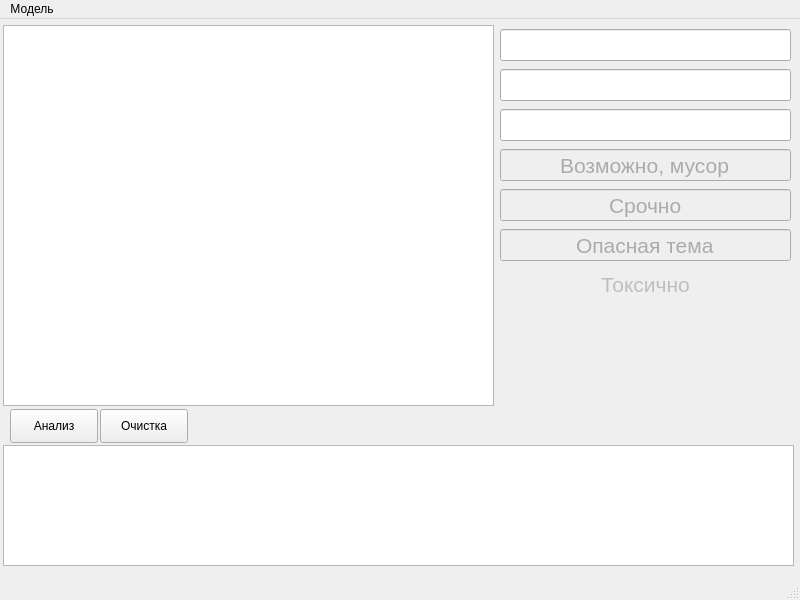
<?xml version="1.0" encoding="UTF-8"?>
<ui version="4.0">
 <class>MainWindow</class>
 <widget class="QMainWindow" name="MainWindow">
  <property name="geometry">
   <rect>
    <x>0</x>
    <y>0</y>
    <width>800</width>
    <height>600</height>
   </rect>
  </property>
  <property name="windowTitle">
   <string>Обращения граждан</string>
  </property>
  <property name="windowIcon">
   <iconset>
    <normaloff>phone_receiver.png</normaloff>phone_receiver.png</iconset>
  </property>
  <widget class="QWidget" name="centralwidget">
   <widget class="QTextEdit" name="pte_input">
    <property name="geometry">
     <rect>
      <x>3</x>
      <y>6</y>
      <width>491</width>
      <height>381</height>
     </rect>
    </property>
   </widget>
   <widget class="QTextEdit" name="pte_messages">
    <property name="geometry">
     <rect>
      <x>3</x>
      <y>426</y>
      <width>791</width>
      <height>121</height>
     </rect>
    </property>
   </widget>
   <widget class="QPushButton" name="btn_analysis">
    <property name="geometry">
     <rect>
      <x>10</x>
      <y>390</y>
      <width>88</width>
      <height>34</height>
     </rect>
    </property>
    <property name="text">
     <string>Анализ</string>
    </property>
    <property name="checkable">
     <bool>true</bool>
    </property>
   </widget>
   <widget class="QPushButton" name="btn_clear_input">
    <property name="geometry">
     <rect>
      <x>100</x>
      <y>390</y>
      <width>88</width>
      <height>34</height>
     </rect>
    </property>
    <property name="text">
     <string>Очистка</string>
    </property>
   </widget>
   <widget class="QLineEdit" name="le_group">
    <property name="geometry">
     <rect>
      <x>500</x>
      <y>10</y>
      <width>291</width>
      <height>32</height>
     </rect>
    </property>
    <property name="readOnly">
     <bool>true</bool>
    </property>
   </widget>
   <widget class="QLineEdit" name="le_theme">
    <property name="geometry">
     <rect>
      <x>500</x>
      <y>50</y>
      <width>291</width>
      <height>32</height>
     </rect>
    </property>
    <property name="readOnly">
     <bool>true</bool>
    </property>
   </widget>
   <widget class="QLineEdit" name="le_trash">
    <property name="enabled">
     <bool>false</bool>
    </property>
    <property name="geometry">
     <rect>
      <x>500</x>
      <y>130</y>
      <width>291</width>
      <height>32</height>
     </rect>
    </property>
    <property name="palette">
     <palette>
      <active>
       <colorrole role="WindowText">
        <brush brushstyle="SolidPattern">
         <color alpha="255">
          <red>255</red>
          <green>255</green>
          <blue>0</blue>
         </color>
        </brush>
       </colorrole>
       <colorrole role="Text">
        <brush brushstyle="SolidPattern">
         <color alpha="255">
          <red>0</red>
          <green>255</green>
          <blue>255</blue>
         </color>
        </brush>
       </colorrole>
       <colorrole role="PlaceholderText">
        <brush brushstyle="SolidPattern">
         <color alpha="128">
          <red>170</red>
          <green>171</green>
          <blue>172</blue>
         </color>
        </brush>
       </colorrole>
      </active>
      <inactive>
       <colorrole role="WindowText">
        <brush brushstyle="SolidPattern">
         <color alpha="255">
          <red>255</red>
          <green>255</green>
          <blue>0</blue>
         </color>
        </brush>
       </colorrole>
       <colorrole role="Text">
        <brush brushstyle="SolidPattern">
         <color alpha="255">
          <red>0</red>
          <green>255</green>
          <blue>255</blue>
         </color>
        </brush>
       </colorrole>
       <colorrole role="PlaceholderText">
        <brush brushstyle="SolidPattern">
         <color alpha="128">
          <red>170</red>
          <green>171</green>
          <blue>172</blue>
         </color>
        </brush>
       </colorrole>
      </inactive>
      <disabled>
       <colorrole role="WindowText">
        <brush brushstyle="SolidPattern">
         <color alpha="255">
          <red>160</red>
          <green>161</green>
          <blue>163</blue>
         </color>
        </brush>
       </colorrole>
       <colorrole role="Text">
        <brush brushstyle="SolidPattern">
         <color alpha="255">
          <red>170</red>
          <green>171</green>
          <blue>172</blue>
         </color>
        </brush>
       </colorrole>
       <colorrole role="PlaceholderText">
        <brush brushstyle="SolidPattern">
         <color alpha="128">
          <red>35</red>
          <green>38</green>
          <blue>41</blue>
         </color>
        </brush>
       </colorrole>
      </disabled>
     </palette>
    </property>
    <property name="font">
     <font>
      <pointsize>16</pointsize>
     </font>
    </property>
    <property name="acceptDrops">
     <bool>false</bool>
    </property>
    <property name="text">
     <string>Возможно, мусор</string>
    </property>
    <property name="alignment">
     <set>Qt::AlignCenter</set>
    </property>
    <property name="readOnly">
     <bool>true</bool>
    </property>
   </widget>
   <widget class="QLineEdit" name="le_contractor">
    <property name="geometry">
     <rect>
      <x>500</x>
      <y>90</y>
      <width>291</width>
      <height>32</height>
     </rect>
    </property>
    <property name="readOnly">
     <bool>true</bool>
    </property>
   </widget>
   <widget class="QLabel" name="lb_toxic">
    <property name="enabled">
     <bool>false</bool>
    </property>
    <property name="geometry">
     <rect>
      <x>500</x>
      <y>250</y>
      <width>291</width>
      <height>31</height>
     </rect>
    </property>
    <property name="font">
     <font>
      <pointsize>16</pointsize>
     </font>
    </property>
    <property name="text">
     <string>Токсично</string>
    </property>
    <property name="alignment">
     <set>Qt::AlignCenter</set>
    </property>
   </widget>
   <widget class="QLineEdit" name="le_urgent">
    <property name="enabled">
     <bool>false</bool>
    </property>
    <property name="geometry">
     <rect>
      <x>500</x>
      <y>170</y>
      <width>291</width>
      <height>32</height>
     </rect>
    </property>
    <property name="palette">
     <palette>
      <active>
       <colorrole role="WindowText">
        <brush brushstyle="SolidPattern">
         <color alpha="255">
          <red>0</red>
          <green>0</green>
          <blue>0</blue>
         </color>
        </brush>
       </colorrole>
       <colorrole role="Text">
        <brush brushstyle="SolidPattern">
         <color alpha="255">
          <red>255</red>
          <green>0</green>
          <blue>0</blue>
         </color>
        </brush>
       </colorrole>
       <colorrole role="PlaceholderText">
        <brush brushstyle="SolidPattern">
         <color alpha="128">
          <red>170</red>
          <green>171</green>
          <blue>172</blue>
         </color>
        </brush>
       </colorrole>
      </active>
      <inactive>
       <colorrole role="WindowText">
        <brush brushstyle="SolidPattern">
         <color alpha="255">
          <red>0</red>
          <green>0</green>
          <blue>0</blue>
         </color>
        </brush>
       </colorrole>
       <colorrole role="Text">
        <brush brushstyle="SolidPattern">
         <color alpha="255">
          <red>255</red>
          <green>0</green>
          <blue>0</blue>
         </color>
        </brush>
       </colorrole>
       <colorrole role="PlaceholderText">
        <brush brushstyle="SolidPattern">
         <color alpha="128">
          <red>170</red>
          <green>171</green>
          <blue>172</blue>
         </color>
        </brush>
       </colorrole>
      </inactive>
      <disabled>
       <colorrole role="WindowText">
        <brush brushstyle="SolidPattern">
         <color alpha="255">
          <red>160</red>
          <green>161</green>
          <blue>163</blue>
         </color>
        </brush>
       </colorrole>
       <colorrole role="Text">
        <brush brushstyle="SolidPattern">
         <color alpha="255">
          <red>170</red>
          <green>171</green>
          <blue>172</blue>
         </color>
        </brush>
       </colorrole>
       <colorrole role="PlaceholderText">
        <brush brushstyle="SolidPattern">
         <color alpha="128">
          <red>35</red>
          <green>38</green>
          <blue>41</blue>
         </color>
        </brush>
       </colorrole>
      </disabled>
     </palette>
    </property>
    <property name="font">
     <font>
      <pointsize>16</pointsize>
     </font>
    </property>
    <property name="acceptDrops">
     <bool>false</bool>
    </property>
    <property name="text">
     <string>Срочно</string>
    </property>
    <property name="alignment">
     <set>Qt::AlignCenter</set>
    </property>
    <property name="readOnly">
     <bool>true</bool>
    </property>
   </widget>
   <widget class="QLineEdit" name="le_danger">
    <property name="enabled">
     <bool>false</bool>
    </property>
    <property name="geometry">
     <rect>
      <x>500</x>
      <y>210</y>
      <width>291</width>
      <height>32</height>
     </rect>
    </property>
    <property name="palette">
     <palette>
      <active>
       <colorrole role="Text">
        <brush brushstyle="SolidPattern">
         <color alpha="255">
          <red>255</red>
          <green>0</green>
          <blue>255</blue>
         </color>
        </brush>
       </colorrole>
       <colorrole role="PlaceholderText">
        <brush brushstyle="SolidPattern">
         <color alpha="128">
          <red>255</red>
          <green>0</green>
          <blue>255</blue>
         </color>
        </brush>
       </colorrole>
      </active>
      <inactive>
       <colorrole role="Text">
        <brush brushstyle="SolidPattern">
         <color alpha="255">
          <red>255</red>
          <green>0</green>
          <blue>255</blue>
         </color>
        </brush>
       </colorrole>
       <colorrole role="PlaceholderText">
        <brush brushstyle="SolidPattern">
         <color alpha="128">
          <red>255</red>
          <green>0</green>
          <blue>255</blue>
         </color>
        </brush>
       </colorrole>
      </inactive>
      <disabled>
       <colorrole role="Text">
        <brush brushstyle="SolidPattern">
         <color alpha="255">
          <red>170</red>
          <green>171</green>
          <blue>172</blue>
         </color>
        </brush>
       </colorrole>
       <colorrole role="PlaceholderText">
        <brush brushstyle="SolidPattern">
         <color alpha="128">
          <red>35</red>
          <green>38</green>
          <blue>41</blue>
         </color>
        </brush>
       </colorrole>
      </disabled>
     </palette>
    </property>
    <property name="font">
     <font>
      <pointsize>16</pointsize>
     </font>
    </property>
    <property name="text">
     <string>Опасная тема</string>
    </property>
    <property name="alignment">
     <set>Qt::AlignCenter</set>
    </property>
    <property name="readOnly">
     <bool>true</bool>
    </property>
   </widget>
  </widget>
  <widget class="QMenuBar" name="menubar">
   <property name="geometry">
    <rect>
     <x>0</x>
     <y>0</y>
     <width>800</width>
     <height>30</height>
    </rect>
   </property>
   <widget class="QMenu" name="model_menu">
    <property name="title">
     <string>Модель</string>
    </property>
    <addaction name="act_create"/>
    <addaction name="act_load"/>
    <addaction name="act_learn"/>
    <addaction name="separator"/>
    <addaction name="act_clear_msg"/>
    <addaction name="act_versions"/>
    <addaction name="separator"/>
    <addaction name="act_exit"/>
   </widget>
   <addaction name="model_menu"/>
  </widget>
  <widget class="QStatusBar" name="statusbar"/>
  <action name="act_create">
   <property name="text">
    <string>Создать</string>
   </property>
  </action>
  <action name="act_load">
   <property name="text">
    <string>Загрузить</string>
   </property>
  </action>
  <action name="act_learn">
   <property name="text">
    <string>Обучить</string>
   </property>
  </action>
  <action name="act_clear_msg">
   <property name="text">
    <string>Очистить сообщения</string>
   </property>
  </action>
  <action name="act_exit">
   <property name="text">
    <string>Выход</string>
   </property>
  </action>
  <action name="act_versions">
   <property name="text">
    <string>Версии библиотек</string>
   </property>
  </action>
 </widget>
 <resources/>
 <connections/>
</ui>
